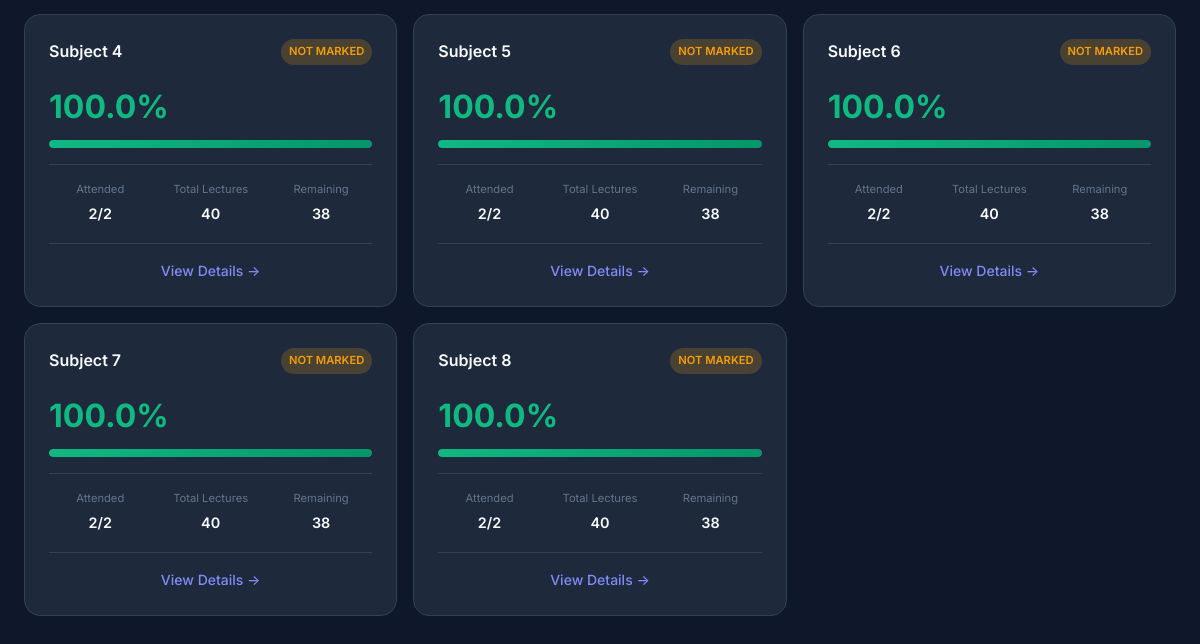
/dashboard (signed in, lower part), run on an earlier commit of the app's database.
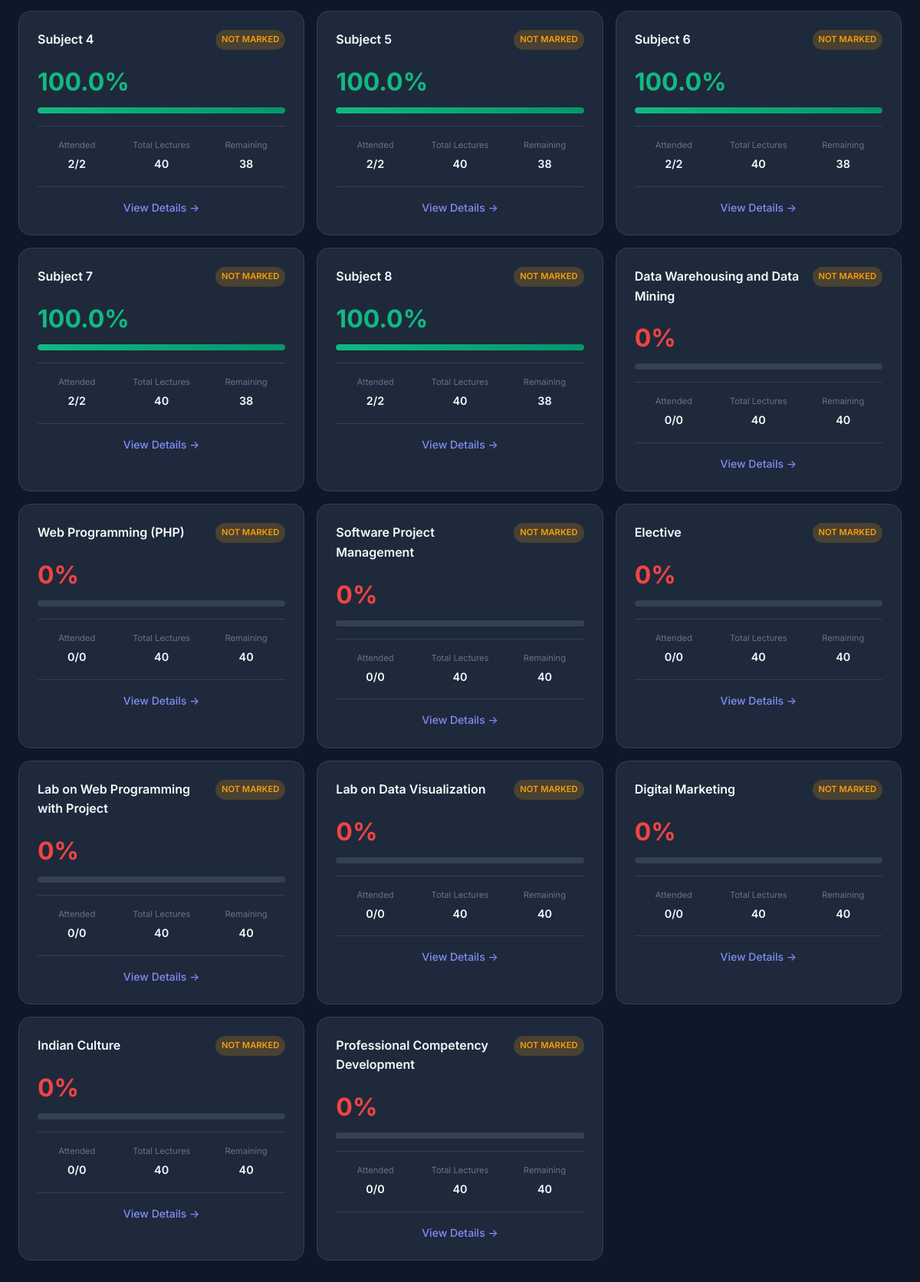
And on a later commit of the database.
### models.py (models this page shows)
class Subject(db.Model):
    __tablename__ = 'subjects'
    id = db.Column(db.Integer, primary_key=True)
    name = db.Column(db.String(100), nullable=False)
    total_lectures = db.Column(db.Integer, default=40)
    attendance_records = db.relationship('Attendance', backref='subject', lazy='dynamic')
    def get_user_attendance(self, user_id):
        from sqlalchemy import func
        result = db.session.query(
            func.coalesce(func.sum(Attendance.lectures_present), 0).label('present'),
            func.coalesce(func.sum(Attendance.lectures_total), 0).label('total')
        ).filter_by(user_id=user_id, subject_id=self.id).first()
        present = result.present if result else 0
        total = result.total if result else 0
        percentage = (present / total * 100) if total > 0 else 0
        remaining = max(0, self.total_lectures - total)
        return {
            'attended': present,
            'total_marked': total,
            'total_lectures': self.total_lectures,
            'remaining': remaining,
            'percentage': round(percentage, 1)
        }

### app.py (the view)
@app.route('/dashboard')
@login_required
def dashboard():
    subjects = Subject.query.all()
    today = date.today()
    subject_data = []
    total_attended = 0
    total_classes = 0
    for subject in subjects:
        stats = subject.get_user_attendance(current_user.id)
        today_record = Attendance.query.filter_by(
            user_id=current_user.id,
            subject_id=subject.id,
            date=today
        ).first()
        subject_data.append({
            'id': subject.id,
            'name': subject.name,
            'stats': stats,
            'marked_today': today_record is not None,
            'today_present': today_record.lectures_present if today_record else 0,
            'today_total': today_record.lectures_total if today_record else 0
        })
        total_attended += stats['attended']
        total_classes += stats['total_marked']
    overall_percentage = (total_attended / total_classes * 100) if total_classes > 0 else 0
    recent_dates = db.session.query(Attendance.date).filter_by(user_id=current_user.id)\
        .distinct().order_by(Attendance.date.desc()).limit(5).all()
    recent_history = {}
    for r_date in recent_dates:
        d = r_date[0]
        date_str = d.isoformat()
        day_records = Attendance.query.filter_by(user_id=current_user.id, date=d).all()
        present_count = sum(1 for r in day_records if r.lectures_present > 0)
        fully_present_count = sum(1 for r in day_records if r.lectures_present == r.lectures_total)
        recent_history[date_str] = {
            'date_obj': d,
            'present_count': present_count,
            'fully_present_count': fully_present_count,
            'total_subjects': len(day_records)
        }
    return render_template('dashboard.html',
                         subjects=subject_data,
                         overall_percentage=round(overall_percentage, 1),
                         total_attended=total_attended,
                         total_classes=total_classes,
                         today=today,
                         recent_history=recent_history)

### app.py (called while the page is built)
@login_manager.user_loader
def load_user(user_id):
    return User.query.get(int(user_id))

### templates/dashboard.html (shortened to what this page needs)
{% extends 'base.html' %}
{% block content %}
<div class="dashboard">
    <section class="subjects-section">
        <div class="subjects-grid">
            {% for subject in subjects %}
            <div class="subject-card" data-subject-id="{{ subject.id }}">
                <div class="subject-header">
                    <h3>{{ subject.name }}</h3>
                    {% if subject.marked_today %}
                    <span class="status-badge present">{{ subject.today_present }}/{{ subject.today_total }}
                        Today</span>
                    {% else %}
                    <span class="status-badge pending">Not Marked</span>
                    {% endif %}
                </div>
                <div class="subject-stats">
                    <div class="percentage-display">
                        <span class="percentage-value {{ 'low' if subject.stats.percentage < 75 else 'good' }}">
                            {{ subject.stats.percentage }}%
                        </span>
                    </div>
                    <div class="progress-bar">
                        <div class="progress-fill {{ 'low' if subject.stats.percentage < 75 else 'good' }}"
                            style="width: {{ subject.stats.percentage }}%"></div>
                    </div>
                </div>
                <div class="subject-details">
                    <div class="detail-item">
                        <span class="detail-label">Attended</span>
                        <span class="detail-value">{{ subject.stats.attended }}/{{ subject.stats.total_marked }}</span>
                    </div>
                    <div class="detail-item">
                        <span class="detail-label">Total Lectures</span>
                        <span class="detail-value">{{ subject.stats.total_lectures }}</span>
                    </div>
                    <div class="detail-item">
                        <span class="detail-label">Remaining</span>
                        <span class="detail-value">{{ subject.stats.remaining }}</span>
                    </div>
                </div>
                <a href="{{ url_for('subject_detail', subject_id=subject.id) }}" class="subject-link">
                    View Details →
                </a>
            </div>
            {% endfor %}
        </div>
    </section>
</div>
{% endblock %}

### templates/base.html (shortened to what this page needs)
<!DOCTYPE html>
<html lang="en">
<head>
    <link rel="stylesheet" href="{{ url_for('static', filename='css/style.css') }}">
</head>
<body>
    <main class="main-content">
        {% block content %}{% endblock %}
    </main>
</body>
</html>

### static/css/style.css (style rules this page uses)
:root { --primary: #6366f1; --primary-dark: #4f46e5; --primary-light: #818cf8; --secondary: #0ea5e9; --success: #10b981; --warning: #f59e0b; --danger: #ef4444; --danger-light: #fee2e2; --bg-primary: #0f172a; --bg-secondary: #1e293b; --bg-tertiary: #334155; --bg-card: #1e293b; --text-primary: #f8fafc; --text-secondary: #94a3b8; --text-muted: #64748b; --border-color: #334155; --gradient-primary: linear-gradient(135deg, #6366f1 0%, #8b5cf6 100%); --gradient-success: linear-gradient(135deg, #10b981 0%, #059669 100%); --gradient-warning: linear-gradient(135deg, #f59e0b 0%, #d97706 100%); --gradient-danger: linear-gradient(135deg, #ef4444 0%, #dc2626 100%); --gradient-card: linear-gradient(145deg, #1e293b 0%, #0f172a 100%); --spacing-xs: 0.25rem; --spacing-sm: 0.5rem; --spacing-md: 1rem; --spacing-lg: 1.5rem; --spacing-xl: 2rem; --spacing-2xl: 3rem; --radius-sm: 0.375rem; --radius-md: 0.5rem; --radius-lg: 0.75rem; --radius-xl: 1rem; --radius-full: 9999px; --shadow-sm: 0 1px 2px rgba(0, 0, 0, 0.2); --shadow-md: 0 4px 6px rgba(0, 0, 0, 0.25); --shadow-lg: 0 10px 25px rgba(0, 0, 0, 0.3); --shadow-glow: 0 0 40px rgba(99, 102, 241, 0.3); --transition-fast: 150ms ease; --transition-base: 250ms ease; --transition-slow: 350ms ease; }
*, *::before, *::after { box-sizing: border-box; margin: 0; padding: 0; }
html { font-size: 16px; scroll-behavior: smooth; }
body { font-family: 'Inter', -apple-system, BlinkMacSystemFont, 'Segoe UI', Roboto, sans-serif; background: var(--bg-primary); color: var(--text-primary); line-height: 1.6; min-height: 100vh; -webkit-font-smoothing: antialiased; }
a { color: var(--primary-light); text-decoration: none; transition: color var(--transition-fast); }
.main-content { max-width: 1200px; margin: 0 auto; padding: var(--spacing-lg); padding-bottom: calc(var(--spacing-2xl) + 60px); }
.progress-fill { fill: none; stroke: white; stroke-width: 8; stroke-linecap: round; transition: stroke-dasharray 1s ease; }
.subjects-section { margin-top: var(--spacing-xl); }
.subjects-grid { display: grid; grid-template-columns: 1fr; gap: var(--spacing-md); }
.subject-card { background: var(--bg-card); border: 1px solid var(--border-color); border-radius: var(--radius-xl); padding: var(--spacing-lg); transition: all var(--transition-base); }
.subject-header { display: flex; justify-content: space-between; align-items: flex-start; margin-bottom: var(--spacing-md); gap: var(--spacing-sm); }
.subject-header h3 { font-size: 1rem; font-weight: 600; }
.status-badge { padding: var(--spacing-xs) var(--spacing-sm); border-radius: var(--radius-full); font-size: 0.7rem; font-weight: 600; text-transform: uppercase; white-space: nowrap; }
.status-badge.pending { background: rgba(245, 158, 11, 0.2); color: var(--warning); }
.subject-stats { margin-bottom: var(--spacing-md); }
.percentage-display { margin-bottom: var(--spacing-sm); }
.percentage-value { font-size: 2rem; font-weight: 700; }
.percentage-value.good { color: var(--success); }
.percentage-value.low { color: var(--danger); }
.progress-bar { height: 8px; background: var(--bg-tertiary); border-radius: var(--radius-full); overflow: hidden; }
.progress-bar .progress-fill { height: 100%; border-radius: var(--radius-full); transition: width 0.5s ease; }
.progress-bar .progress-fill.good { background: var(--gradient-success); }
.subject-details { display: grid; grid-template-columns: repeat(3, 1fr); gap: var(--spacing-sm); margin-top: var(--spacing-md); padding-top: var(--spacing-md); border-top: 1px solid var(--border-color); }
.detail-item { text-align: center; }
.detail-label { display: block; font-size: 0.7rem; color: var(--text-muted); margin-bottom: 2px; }
.detail-value { font-weight: 600; font-size: 0.9rem; }
.subject-link { display: block; margin-top: var(--spacing-md); padding-top: var(--spacing-md); border-top: 1px solid var(--border-color); text-align: center; font-size: 0.875rem; font-weight: 500; }
@media (min-width: 640px) { .subjects-grid { grid-template-columns: repeat(2, 1fr); } }
@media (min-width: 1024px) { .subjects-grid { grid-template-columns: repeat(3, 1fr); } }

What changed in the data, as far as the page shows it:
added Subject: name "Data Warehousing and Data Mining", stats.percentage "0", stats.attended "0", stats.total_marked "0", stats.total_lectures "40", stats.remaining "40"
added Subject: name "Web Programming (PHP)", stats.percentage "0", stats.attended "0", stats.total_marked "0", stats.total_lectures "40", stats.remaining "40"
added Subject: name "Software Project Management", stats.percentage "0", stats.attended "0", stats.total_marked "0", stats.total_lectures "40", stats.remaining "40"
added Subject: name "Elective", stats.percentage "0", stats.attended "0", stats.total_marked "0", stats.total_lectures "40", stats.remaining "40"
added Subject: name "Lab on Web Programming with Project", stats.percentage "0", stats.attended "0", stats.total_marked "0", stats.total_lectures "40", stats.remaining "40"
added Subject: name "Lab on Data Visualization", stats.percentage "0", stats.attended "0", stats.total_marked "0", stats.total_lectures "40", stats.remaining "40"
added Subject: name "Digital Marketing", stats.percentage "0", stats.attended "0", stats.total_marked "0", stats.total_lectures "40", stats.remaining "40"
added Subject: name "Indian Culture", stats.percentage "0", stats.attended "0", stats.total_marked "0", stats.total_lectures "40", stats.remaining "40"
added Subject: name "Professional Competency Development", stats.percentage "0", stats.attended "0", stats.total_marked "0", stats.total_lectures "40", stats.remaining "40"
